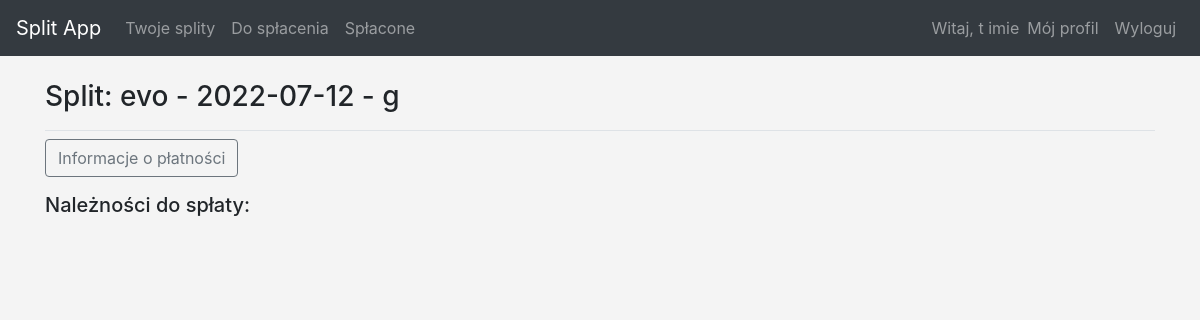
The app's page /topay_transactions/2/ (signed in), older data.
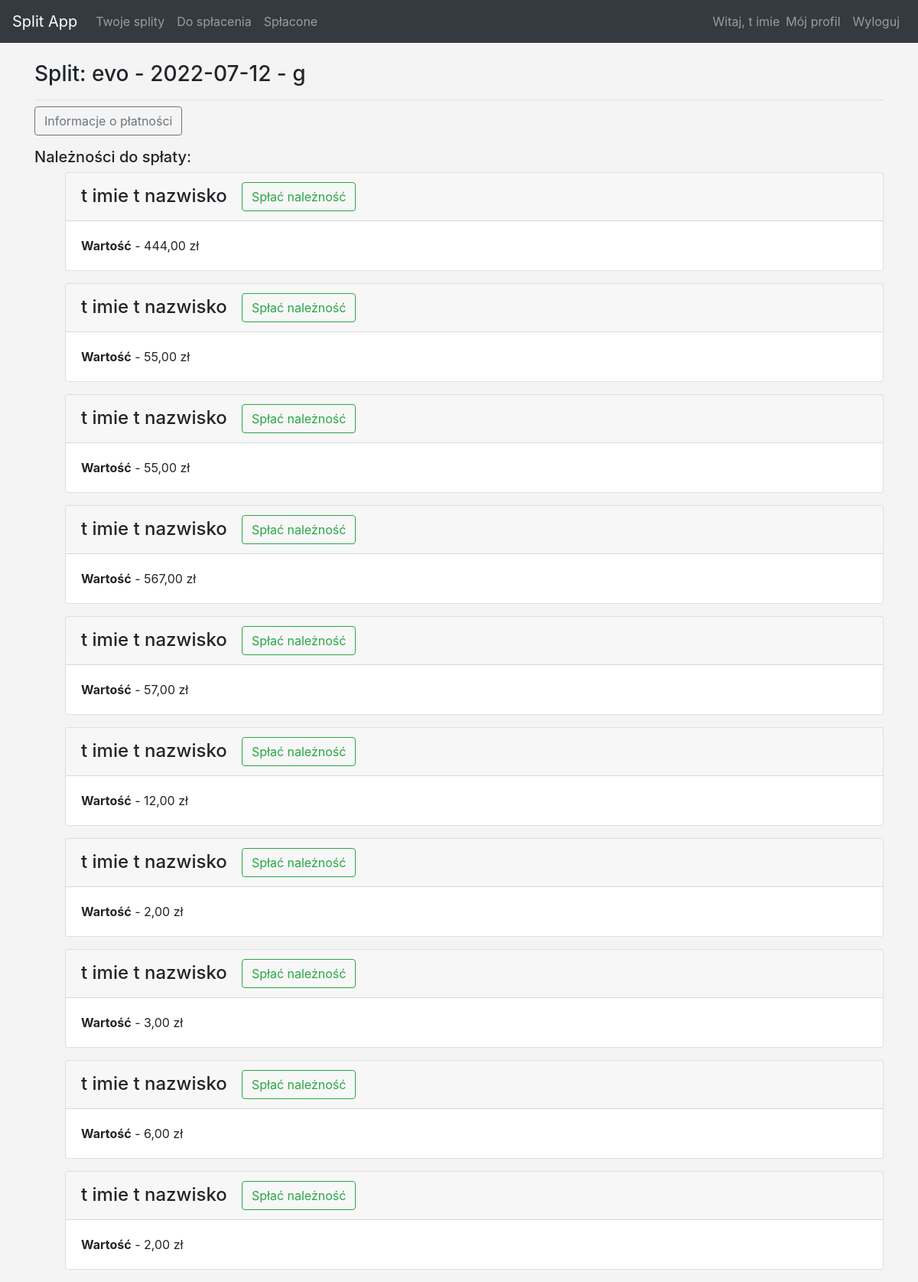
The same page, newer data.
### split_app/models.py (models this page shows, shortened)
class Obligation(models.Model):
    transaction = models.ForeignKey(
        Transaction, related_name="obligation", on_delete=models.CASCADE
    )
    user = models.ForeignKey(User, on_delete=models.CASCADE)
    desc = models.TextField(blank=True, null=True)
    value = models.DecimalField(max_digits=6, decimal_places=2)
    optional_value = models.DecimalField(
        max_digits=6, decimal_places=2, null=True, blank=True
    )
    o_status = models.CharField(default=c.new, choices=c.status, max_length=16)
    payment_date = models.DateField(null=True, blank=True)
    @property
    def suma(self):
        if self.optional_value:
            return self.value + self.optional_value
        return self.value

### users/models.py (models this page shows, shortened)
class Profile(models.Model):
    user = models.OneToOneField(User, related_name="profile", on_delete=models.CASCADE, primary_key=True)
    first_name = models.CharField(max_length=40, null=False, blank=False)
    last_name = models.CharField(max_length=40, null=False, blank=False)
    nick = models.CharField(max_length=40, null=True, blank=True)
    email = models.CharField(max_length=50, null=False, blank=False)
    pass_change_force = models.BooleanField(default=True)
    phone = models.IntegerField(null=True, blank=True, unique=True)
    bank = models.CharField(default='-', max_length=255)

### split_app/views.py (the view)
# urls.py: path("topay_transactions/<int:transaction_id>/", views.topay_transaction, name="topay_transaction"),
@login_required
def topay_transaction(req, transaction_id):
    qs_transaction = Transaction.objects.get(id=transaction_id)
    obligations = Obligation.objects.filter(Q(transaction=transaction_id) & Q(o_status="New"))
    profile = Profile.user
    context = {"qs_transaction": qs_transaction, "obligations": obligations}
    return render(req, "split_app/topay_transaction.html", context)

### split_app/models.py (called while the page is built)
    def __str__(self):
        return f"{self.owner} - {self.t_date} - {self.t_desc}"

### split_app/templates/split_app/topay_transaction.html (shortened to what this page needs)
{% extends 'split_app/base.html' %}
{% block page_header %}
    <h3>Split: {{ qs_transaction }}</h3>
{% endblock page_header %}
{% block content %}
    {% load i18n %}
    <p>
    <button class="btn btn-outline-secondary" type="button" data-toggle="collapse" data-target="#platnosc_{{ forloop.counter }}">
                Informacje o płatności
            </button>
    </p>
<h5 class="display-5">Należności do spłaty:</h5>
<ul>
{% for oblig in obligations %}
    {% if user == oblig.user %}
    <div class="card mb-3">
        <h4 class="card-header">
            {% language 'pl' %}
            {{ oblig.user.profile.first_name }}
            {{ oblig.user.profile.last_name }}
        {% endlanguage %}
            <a href="{% url 'split_app:pay_obligation' oblig.id qs_transaction.id %}" class="btn btn-outline-success">Spłać należność</a>
        </h4>
    <div class="card-body">
          <p class="font-weight-bold" style="display:inline">Wartość</p> -  {{ oblig.suma }} zł
    </div>
    </div>
    {% endif %}
{% empty %}
    <p>Na ten moment nie ma tu żadnych zaległych rzeczy do spłacenia</p>
{% endfor %}
</ul>
{% endblock %}

Row changes from the older to the newer data that the page shows:
added Obligation: user.profile.first_name "t imie", user.profile.last_name "t nazwisko", suma "444,00"
added Obligation: user.profile.first_name "t imie", user.profile.last_name "t nazwisko", suma "55,00"
added Obligation: user.profile.first_name "t imie", user.profile.last_name "t nazwisko", suma "55,00"
added Obligation: user.profile.first_name "t imie", user.profile.last_name "t nazwisko", suma "567,00"
added Obligation: user.profile.first_name "t imie", user.profile.last_name "t nazwisko", suma "57,00"
added Obligation: user.profile.first_name "t imie", user.profile.last_name "t nazwisko", suma "12,00"
added Obligation: user.profile.first_name "t imie", user.profile.last_name "t nazwisko", suma "2,00"
added Obligation: user.profile.first_name "t imie", user.profile.last_name "t nazwisko", suma "3,00"
added Obligation: user.profile.first_name "t imie", user.profile.last_name "t nazwisko", suma "6,00"
added Obligation: user.profile.first_name "t imie", user.profile.last_name "t nazwisko", suma "2,00"
